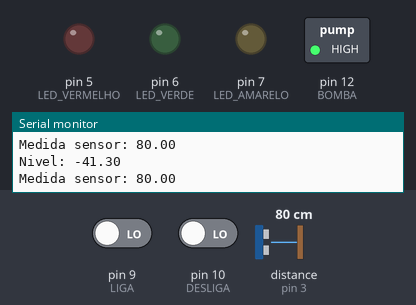
Recording of a program running on a simulated Arduino Uno, built with avr-gcc and run on an emulated ATmega328P. Parts: switched loads named in the program (green lamp = pin HIGH), output pins drawn as LEDs (lit = HIGH), the last lines printed to the serial monitor. Dashed ring = blinking. The inputs (shaded band) are chosen by the test bench; at power-on: pin 9 (LIGA) LOW, distance to the obstacle (sensor on pin 3) 80 cm, pin 10 (DESLIGA) LOW. The echo pulse lasts 58.3 µs per cm.

Above: at 1.2 s.
1.3 s: pin 9 (LIGA) driven HIGH
At 2.3 s:
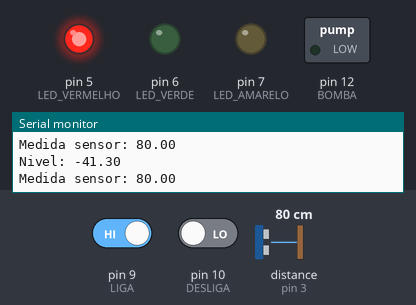
3.1 s: distance to the obstacle (sensor on pin 3) set to 35 cm
4.9 s: distance to the obstacle (sensor on pin 3) set to 32 cm
At 5.27 s:
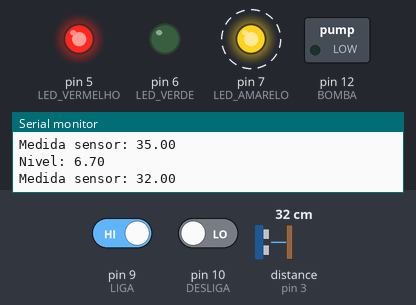
8.4 s: distance to the obstacle (sensor on pin 3) set to 2 cm
At 10.6 s:
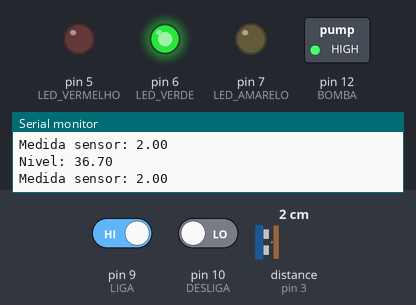
11.0 s: distance to the obstacle (sensor on pin 3) set to 60 cm
At 12.7 s:
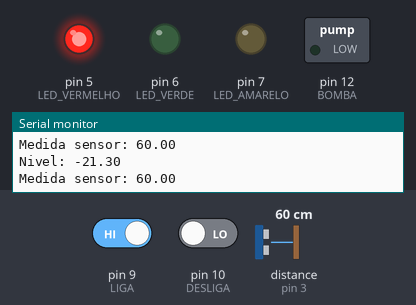
13.2 s: distance to the obstacle (sensor on pin 3) set to 4 cm
At 15.1 s:
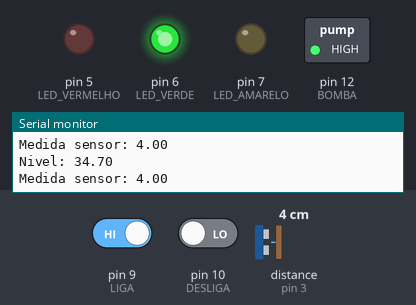
Timing chart, 0 to 16.3 s (numbered marks = the images above; inputs shaded):
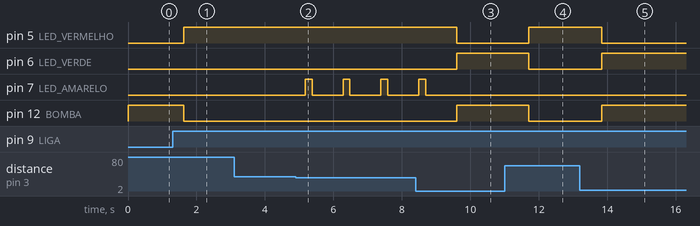

The program:

main.cpp
```cpp
#include <Arduino.h>
#include <HCSR04.h>

#define TRIGGER 2
#define ECHO 3
#define BOMBA 12
#define SENSOR_TEMP 11


const int LED_VERDE = 6; //acende quando a bomba estiver desligada
const int LED_VERMELHO = 5;//acende quando a bomba estiver ligada
const int LED_AMARELO = 7;//acende quando o botão de emergência for pressionado

const int LIGA = 9;
const int DESLIGA = 10;

float nivel_tanque = 38.7; // capacidade maxima do tanque
float nivel_baixo = 5; // nivel minimo do tanque;
float nivel_amarelo = 6; // nivel para ligar o amarelo
float nivel_alto = 8; //nivel maximo do tanque
bool flag = false;
bool flag2;
float nivel;

void ligarPinos(bool bomba, bool led_verm, bool led_verd, bool led_amar) {
  digitalWrite(BOMBA, bomba);
  digitalWrite(LED_VERDE, led_verd);
  digitalWrite(LED_VERMELHO, led_verm);
  digitalWrite(LED_AMARELO, led_amar);
}


UltraSonicDistanceSensor distanceSensor(TRIGGER,ECHO); //função para calcular a distância entre o nível da água e o sensor

void setup() {
  // put your setup code here, to run once:
  pinMode(LED_VERDE,OUTPUT);
  pinMode(LED_VERMELHO,OUTPUT);
  pinMode(LED_AMARELO,OUTPUT);
  pinMode(TRIGGER,OUTPUT);
  pinMode(BOMBA,OUTPUT);

  pinMode(ECHO,INPUT);
  pinMode(LIGA,INPUT);
  pinMode(DESLIGA,INPUT);

  digitalWrite(BOMBA,HIGH);
  digitalWrite(LED_VERMELHO,LOW);
  digitalWrite(LED_VERDE,LOW);
  digitalWrite(LED_AMARELO,LOW);

  Serial.begin(9600);

}
void loop() {

  nivel = nivel_tanque - distanceSensor.measureDistanceCm();
  Serial.print("Nivel: ");
  Serial.println(nivel);
  Serial.print("Medida sensor: ");
  Serial.println(distanceSensor.measureDistanceCm());
  delay(200);

  if(digitalRead(DESLIGA)){
    flag = false;
    flag2 = false;
    ligarPinos(1,0,0,0);
  }

  else if((nivel >= nivel_alto)  && (digitalRead(LIGA) || flag)){
    flag = true;
    flag2 = false;
    ligarPinos(1,0,1,0);
  }

  else if((digitalRead(LIGA) || flag) && (nivel <= nivel_baixo || flag2)){
    if(nivel >= nivel_amarelo){
      ligarPinos(0,1,0,1);
      delay(200);
      ligarPinos(0,1,0,0);
      delay(200);

    } else{
      ligarPinos(0,1,0,0);
    }
    flag = true;
    flag2 = true;
  }

  delay(500);

}
```

Measured:
- the behaviour switches between 33 and 32 cm on distance to the obstacle (sensor on pin 3) (found by bisection; images 1 and 2)
- after the input at 1.3 s, pin 5 (LED_VERMELHO): LOW → HIGH after 0.33 s; pin 12 (BOMBA): HIGH → LOW after 0.33 s
- after the input at 4.9 s, pin 7 (LED_AMARELO): alternates HIGH for 0.20 s and LOW for 0.91 s, starting after 0.28 s
- after the input at 8.4 s, pin 5 (LED_VERMELHO): HIGH → LOW after 1.2 s; pin 6 (LED_VERDE), pin 12 (BOMBA): LOW → HIGH after 1.2 s; pin 7 (LED_AMARELO): goes on until 8.7 s, then stays LOW
- after the input at 11.0 s, pin 5 (LED_VERMELHO): LOW → HIGH after 0.71 s; pin 6 (LED_VERDE), pin 12 (BOMBA): HIGH → LOW after 0.71 s
- after the input at 13.2 s, pin 5 (LED_VERMELHO): HIGH → LOW after 0.63 s; pin 6 (LED_VERDE), pin 12 (BOMBA): LOW → HIGH after 0.63 s
